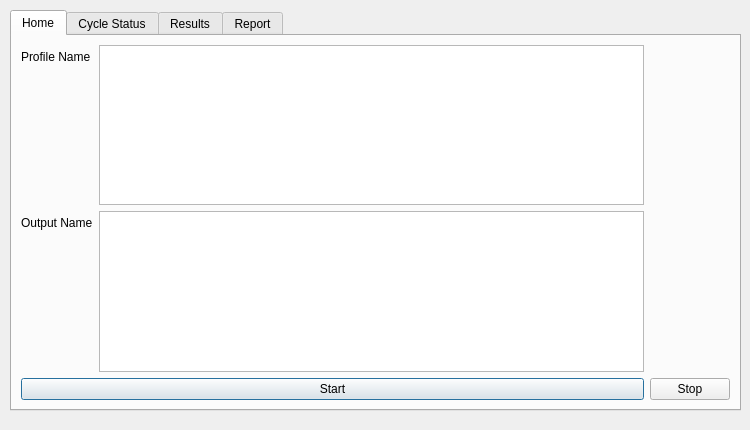
<?xml version="1.0" encoding="UTF-8"?>
<ui version="4.0">
 <class>Dialog</class>
 <widget class="QDialog" name="Dialog">
  <property name="geometry">
   <rect>
    <x>0</x>
    <y>0</y>
    <width>750</width>
    <height>430</height>
   </rect>
  </property>
  <property name="windowTitle">
   <string>Dialog</string>
  </property>
  <widget class="QTabWidget" name="tabWidget">
   <property name="geometry">
    <rect>
     <x>10</x>
     <y>10</y>
     <width>731</width>
     <height>401</height>
    </rect>
   </property>
   <property name="tabPosition">
    <enum>QTabWidget::North</enum>
   </property>
   <property name="tabShape">
    <enum>QTabWidget::Rounded</enum>
   </property>
   <property name="currentIndex">
    <number>0</number>
   </property>
   <property name="elideMode">
    <enum>Qt::ElideRight</enum>
   </property>
   <widget class="QWidget" name="tab_3">
    <attribute name="title">
     <string>Home</string>
    </attribute>
    <layout class="QGridLayout" name="gridLayout">
     <item row="1" column="0">
      <widget class="QPushButton" name="pushButton">
       <property name="text">
        <string>Start</string>
       </property>
      </widget>
     </item>
     <item row="1" column="1">
      <widget class="QPushButton" name="pushButton_3">
       <property name="text">
        <string>Stop</string>
       </property>
      </widget>
     </item>
     <item row="0" column="0">
      <layout class="QFormLayout" name="formLayout">
       <item row="0" column="0">
        <widget class="QLabel" name="label">
         <property name="text">
          <string>Profile Name</string>
         </property>
        </widget>
       </item>
       <item row="0" column="1">
        <widget class="QTextBrowser" name="textBrowser"/>
       </item>
       <item row="1" column="0">
        <widget class="QLabel" name="label_2">
         <property name="text">
          <string>Output Name</string>
         </property>
        </widget>
       </item>
       <item row="1" column="1">
        <widget class="QTextBrowser" name="textBrowser_2"/>
       </item>
      </layout>
     </item>
    </layout>
   </widget>
   <widget class="QWidget" name="Cycle_tab">
    <attribute name="title">
     <string>Cycle Status</string>
    </attribute>
    <layout class="QVBoxLayout" name="verticalLayout_2">
     <item>
      <layout class="QVBoxLayout" name="verticalLayout"/>
     </item>
     <item>
      <widget class="QPushButton" name="pushButton_2">
       <property name="text">
        <string>Save</string>
       </property>
      </widget>
     </item>
    </layout>
   </widget>
   <widget class="QWidget" name="tab_2">
    <attribute name="title">
     <string>Results</string>
    </attribute>
   </widget>
   <widget class="QWidget" name="tab">
    <attribute name="title">
     <string>Report</string>
    </attribute>
   </widget>
  </widget>
 </widget>
 <resources/>
 <connections/>
</ui>
